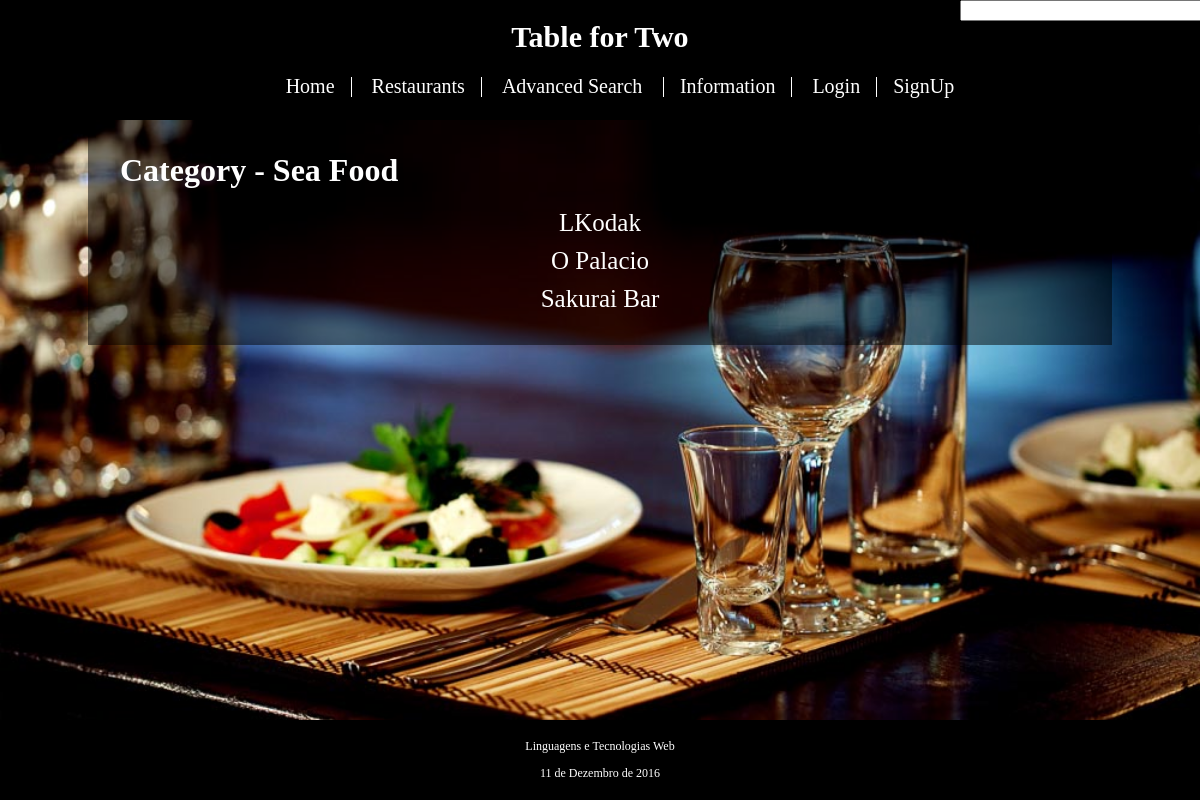
The app's page /show_category.php?category=Sea Food with its own data.
### tables this page shows
CREATE TABLE Restaurant (
	id_restaurant INTEGER PRIMARY KEY AUTOINCREMENT,
	id_owner INTEGER REFERENCES Account(id_account),
	--id_functionTime INTEGER REFERENCES FunctionTime(id_functionTime),
	name VARCHAR NOT NULL,
	address VARCHAR NOT NULL,
	avg_price INTEGER NOT NULL,
	description VARCHAR,
	stars REAL,
	open_time VARCHAR NOT NULL,
	close_time VARCHAR NOT NULL,
	monday BOOLEAN NOT NULL,
	tuesday BOOLEAN NOT NULL,
	wednesday BOOLEAN NOT NULL,
	thursday BOOLEAN NOT NULL,
	friday BOOLEAN NOT NULL,
	saturday BOOLEAN NOT NULL,
	sunday BOOLEAN NOT NULL
);

### database/restaurant.php (called while the page is built, shortened)
<?php
	function getAllRestaurant($db){
		$stmt = $db->prepare('SELECT * FROM Restaurant ORDER BY name ASC');
		$stmt->execute();
		$result = $stmt->fetchAll();
		return $result;
	}
 ?>

### database/restaurant_food.php (called while the page is built, shortened)
<?php
function getAllCategoriesFromRestaurant($db,$restaurant){
		$stmt = $db->prepare('SELECT id_category FROM RestaurantFood WHERE id_restaurant=?');
		$stmt->execute(array($restaurant));
		$result = array();
		while($row = $stmt->fetch())
		$result[] = $row['id_category'];
		return $result;
	}
?>

### show_category.php (the view, shortened to what this page needs)
<?php
  include_once('database/connection.php');
  include_once('database/restaurant.php');
  include_once('database/restaurant_food.php');
  include ('templates/header.php');
  ?>
  	<div id="content">
		<?php
		$restaurants=getAllRestaurant($db);
		echo '<h1 id="title"> Category - ' . $_GET['category'] . '</h1>';
		echo '<div class="display_big_center">';
		foreach($restaurants as $restaurant)
		{
			$result=getAllCategoriesFromRestaurant($db,$restaurant['id_restaurant']);
			if(in_array($_GET['category'],$result))
			{
				echo '<a href="restaurant_item.php?id=' . $restaurant['id_restaurant'] . '">' . $restaurant['name']  .  '</a>';
			}
		}
		echo '</div>';
		?>
	</div>
<?php
  include ('templates/footer.php');
?>

### css/site.css (style rules this page uses)
html { position:relative; }
body { background-image: url(images/background.jpg); background-position: 0%; background-size: 100%; background-attachment: fixed; font-family: times, serif; margin: 0px auto; display : block; }
#content { width: 1000px; margin: 0px auto; display: none; background-color: rgba(0,0,0,0.5); color: #ffffff; padding: 1%; margin-bottom: 100px; }
#content > * { display:block; margin:20px; }
.display_big_center > * { font-size: 25px; margin: 10px; display:block; text-align: center; color: white; text-decoration: none; }

### records on screen
restaurant: name "LKodak"
restaurant: name "O Palacio"
restaurant: name "Sakurai Bar"

### other values on screen
$_GET['category'] "Sea Food"
